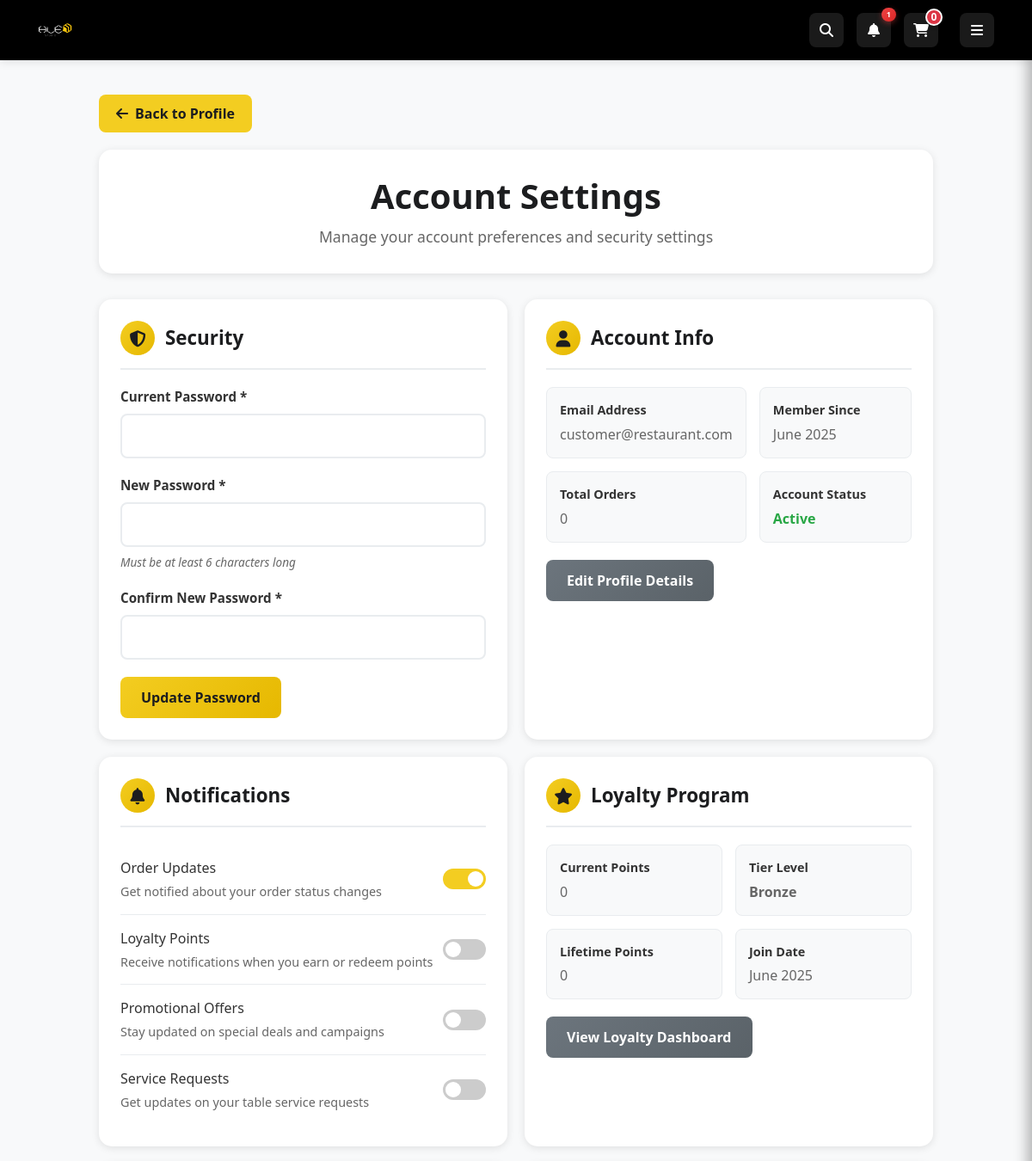
Before: /customer/settings (signed in, upper part) with the older database file.
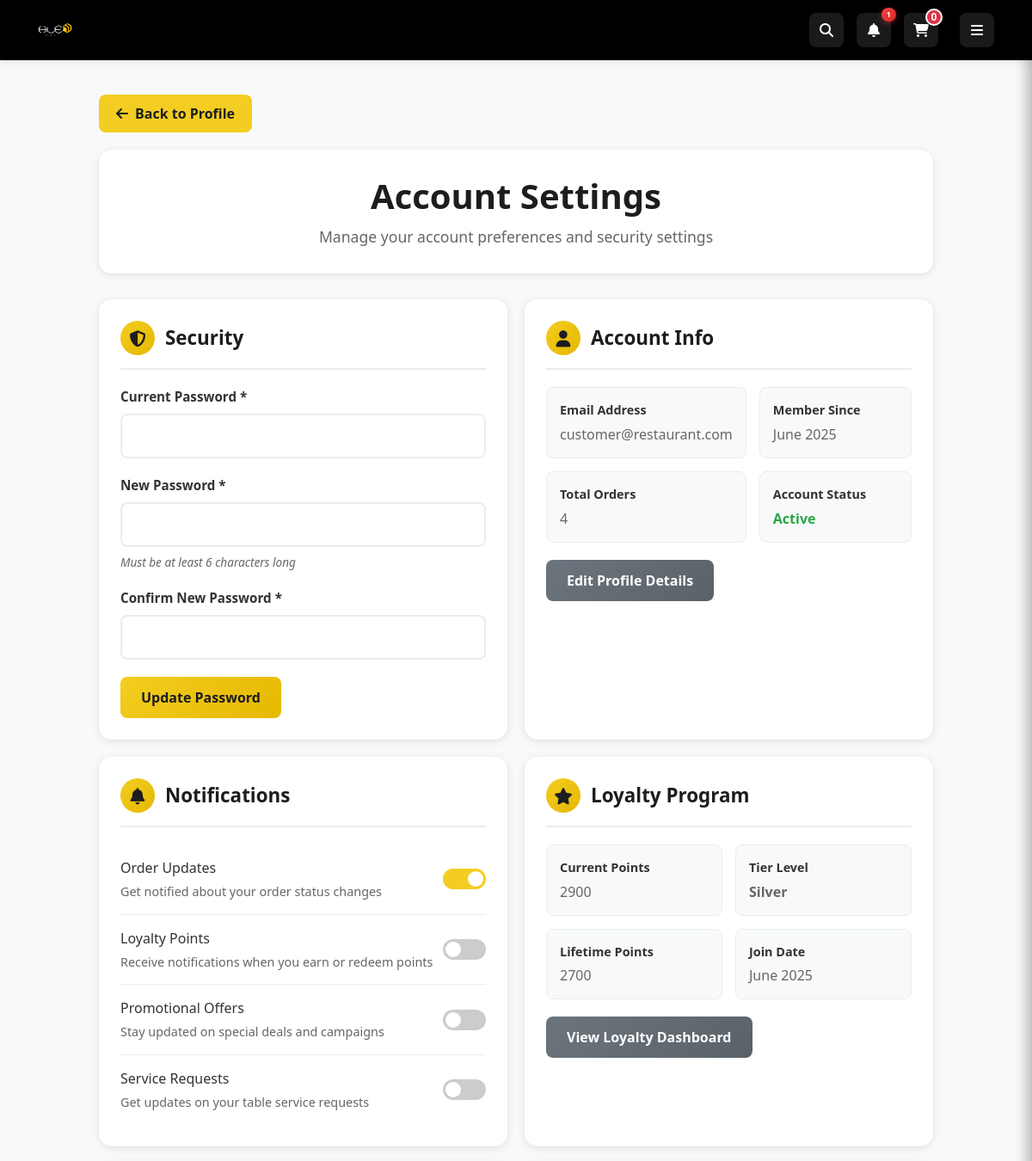
After: the same page with the newer database file.
### app/models.py (models this page shows, shortened)
class CustomerLoyalty(db.Model):
    __tablename__ = 'customer_loyalty'
    loyalty_id = db.Column(db.Integer, primary_key=True)
    user_id = db.Column(db.Integer, db.ForeignKey('users.user_id'), nullable=False, unique=True)
    total_points = db.Column(db.Integer, nullable=False, default=0)
    lifetime_points = db.Column(db.Integer, nullable=False, default=0)
    tier_level = db.Column(db.Enum('bronze', 'silver', 'gold', 'platinum', name='loyalty_tiers'),
                          nullable=False, default='bronze')
    join_date = db.Column(db.DateTime, default=datetime.utcnow)
    last_activity = db.Column(db.DateTime, default=datetime.utcnow)
    user = db.relationship('User', back_populates='loyalty_account', lazy='joined')

### app/modules/customer/routes.py (the view, shortened to what this page needs)
@bp.route('/settings', methods=['GET', 'POST'])
@login_required
def settings():
    if not current_user.is_customer():
        return redirect(url_for('main.index'))
    preferences = current_user.preferences
    if not preferences:
        preferences = CustomerPreferences(user_id=current_user.user_id)
        db.session.add(preferences)
        db.session.commit()
    return render_template('customer_settings.html', profile=current_user, preferences=preferences)

### app/extensions.py (called while the page is built)
def init_extensions(app):
    db.init_app(app)
    login_manager.init_app(app)
    migrate.init_app(app, db)
    socketio.init_app(app, cors_allowed_origins="*")
    csrf.init_app(app)
    login_manager.login_view = 'auth.login'
    login_manager.login_message = 'Please log in to access this page.'
    login_manager.login_message_category = 'info'
    @login_manager.user_loader
    def load_user(user_id):
        from app.models import User
        return User.query.get(int(user_id))

### app/models.py (called while the page is built, shortened)
    def is_admin(self):
        return self.role == 'admin'

    def is_waiter(self):
        return self.role == 'waiter'

    def is_customer(self):
        return self.role == 'customer'

    @classmethod
    def get_setting(cls, key, default=None):
        setting = cls.query.filter_by(key=key, is_active=True).first()
        return default

### app/modules/customer/templates/customer_settings.html (shortened to what the changed rows need)
{% extends "shared/base.html" %}
{% block content %}
<div class="settings-container">
    <div class="settings-header">
        <h1>Account Settings</h1>
    </div>
    <div class="settings-grid">
        <div class="settings-section">
            <div class="section-header">
                <h2 class="section-title">Security</h2>
            </div>
        </div>
        <div class="settings-section">
            <div class="section-header">
                <h2 class="section-title">Account Info</h2>
            </div>
            <div class="info-grid">
                <div class="info-item">
                    <div class="info-label">Total Orders</div>
                    <div class="info-value">{{ profile.orders.count() }}</div>
                </div>
            </div>
        </div>
        <div class="settings-section">
            <div class="section-header">
                <h2 class="section-title">Notifications</h2>
            </div>
        </div>
        <div class="settings-section">
            <div class="section-header">
                <h2 class="section-title">Loyalty Program</h2>
            </div>
            {% if profile.loyalty_account %}
            <div class="info-grid">
                <div class="info-item">
                    <div class="info-label">Current Points</div>
                    <div class="info-value">{{ profile.loyalty_account.total_points }}</div>
                </div>
                <div class="info-item">
                    <div class="info-label">Tier Level</div>
                    <div class="info-value" style="text-transform: capitalize; font-weight: 600;">
                        {{ profile.loyalty_account.tier_level }}
                    </div>
                </div>
                <div class="info-item">
                    <div class="info-label">Lifetime Points</div>
                    <div class="info-value">{{ profile.loyalty_account.lifetime_points }}</div>
                </div>
                <div class="info-item">
                    <div class="info-label">Join Date</div>
                    <div class="info-value">{{ profile.loyalty_account.join_date.strftime('%B %Y') if profile.loyalty_account.join_date else 'Unknown' }}</div>
                </div>
            </div>
            {% endif %}
        </div>
    </div>
</div>
{% endblock %}

Changed rows visible on the page:
changed CustomerLoyalty: loyalty_account.total_points "0" → "2900"; loyalty_account.tier_level "Bronze" → "Silver"; loyalty_account.lifetime_points "0" → "2700"
Other visible differences:
{{ profile.orders.count() }}: "0" → "4"
